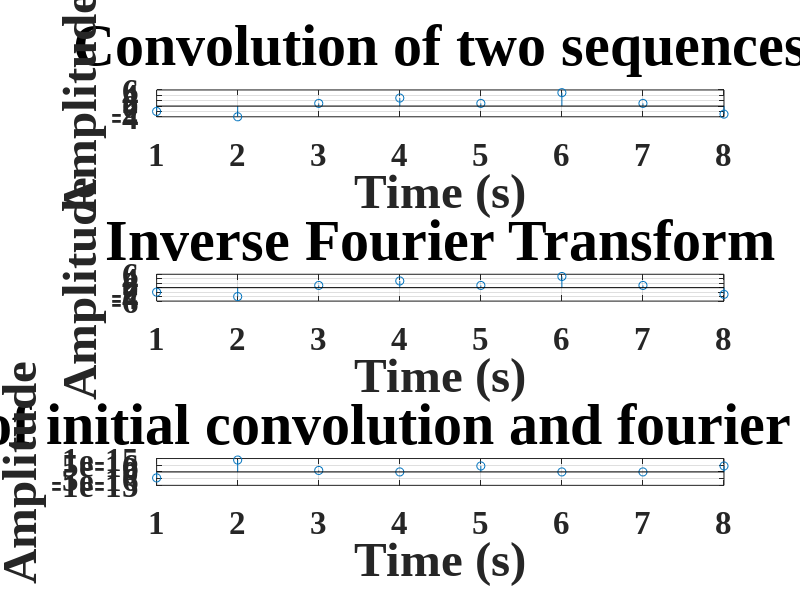

This chart was generated by the following MATLAB code:
% Initial Convolution

figure(1);
a = [-2  0  1  -1  3];
b = [1 2 0 -1];
d = 5;
m = 8;
k = 1:1:m;
m = 8;
c = conv(a,b);
AE = fft(a, m);
BE = fft(b, m);
p = AE.*BE;
y1 = ifft(p);
error = c - y1;
d = 5;
m = 8;
k = 1:1:m;
m = 8;

subplot(3, 1, 1);
% plot(n, a);
stem(k, c);
set(gca, 'FontName', 'Times New Roman', 'FontWeight', 'bold', 'FontSize', 24);
set(gca, 'XGrid', 'on');
set(gca, 'YGrid', 'on');
title('Convolution of two sequences', 'FontSize', 42);
xlabel('Time (s)', 'FontSize', 35);
ylabel('Amplitude', 'FontSize', 35);

subplot(3, 1, 2);
% plot(n, a);
stem(k, y1);
set(gca, 'FontName', 'Times New Roman', 'FontWeight', 'bold', 'FontSize', 24);
set(gca, 'XGrid', 'on');
set(gca, 'YGrid', 'on');
title('Inverse Fourier Transform', 'FontSize', 42);
xlabel('Time (s)', 'FontSize', 35);
ylabel('Amplitude', 'FontSize', 35);

subplot(3, 1, 3);
% plot(n, a);
stem(k, error);
set(gca, 'FontName', 'Times New Roman', 'FontWeight', 'bold', 'FontSize', 24);
set(gca, 'XGrid', 'on');
set(gca, 'YGrid', 'on');
title('Error of initial convolution and fourier transform', 'FontSize', 42);
xlabel('Time (s)', 'FontSize', 35);
ylabel('Amplitude', 'FontSize', 35);
